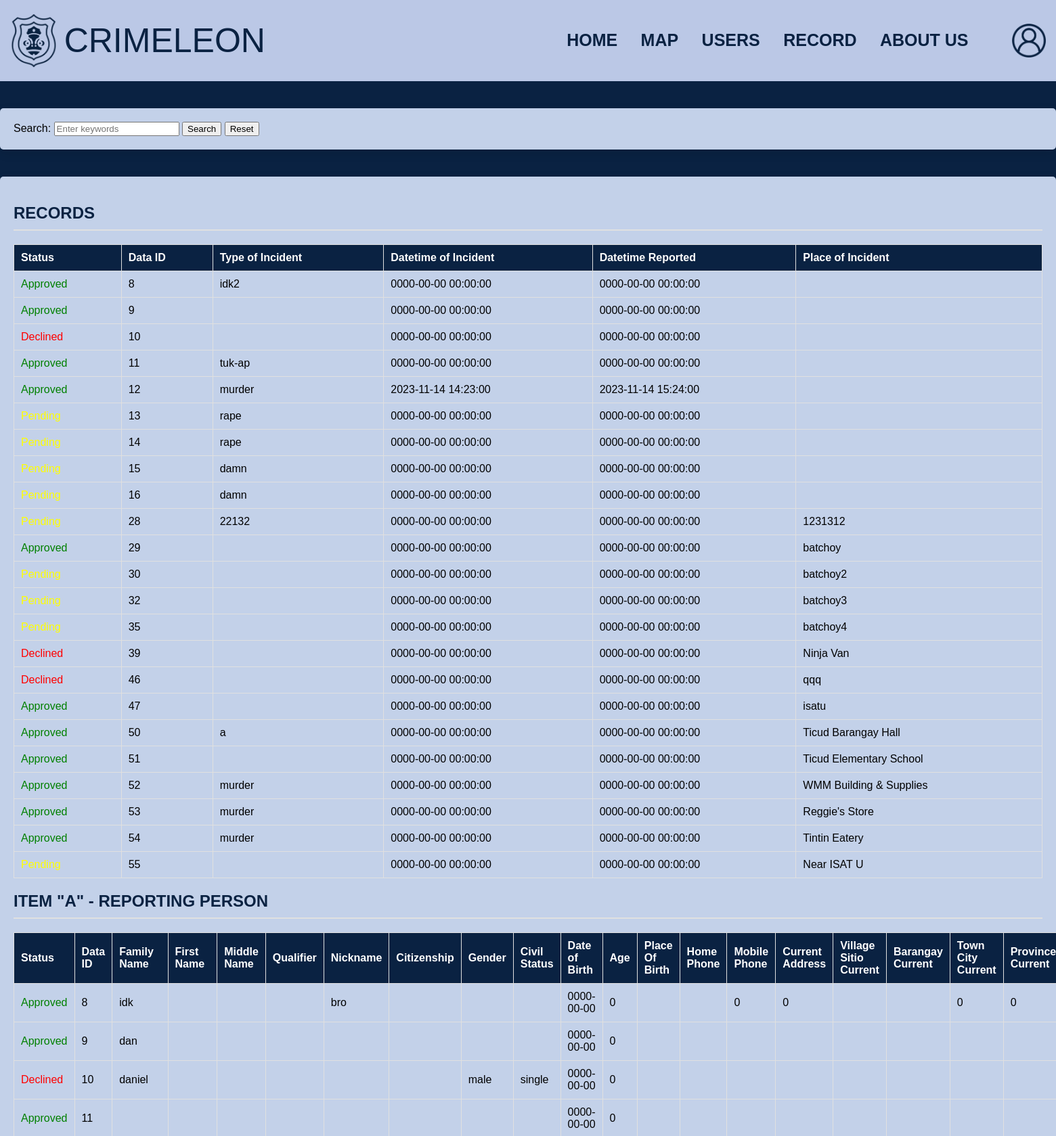
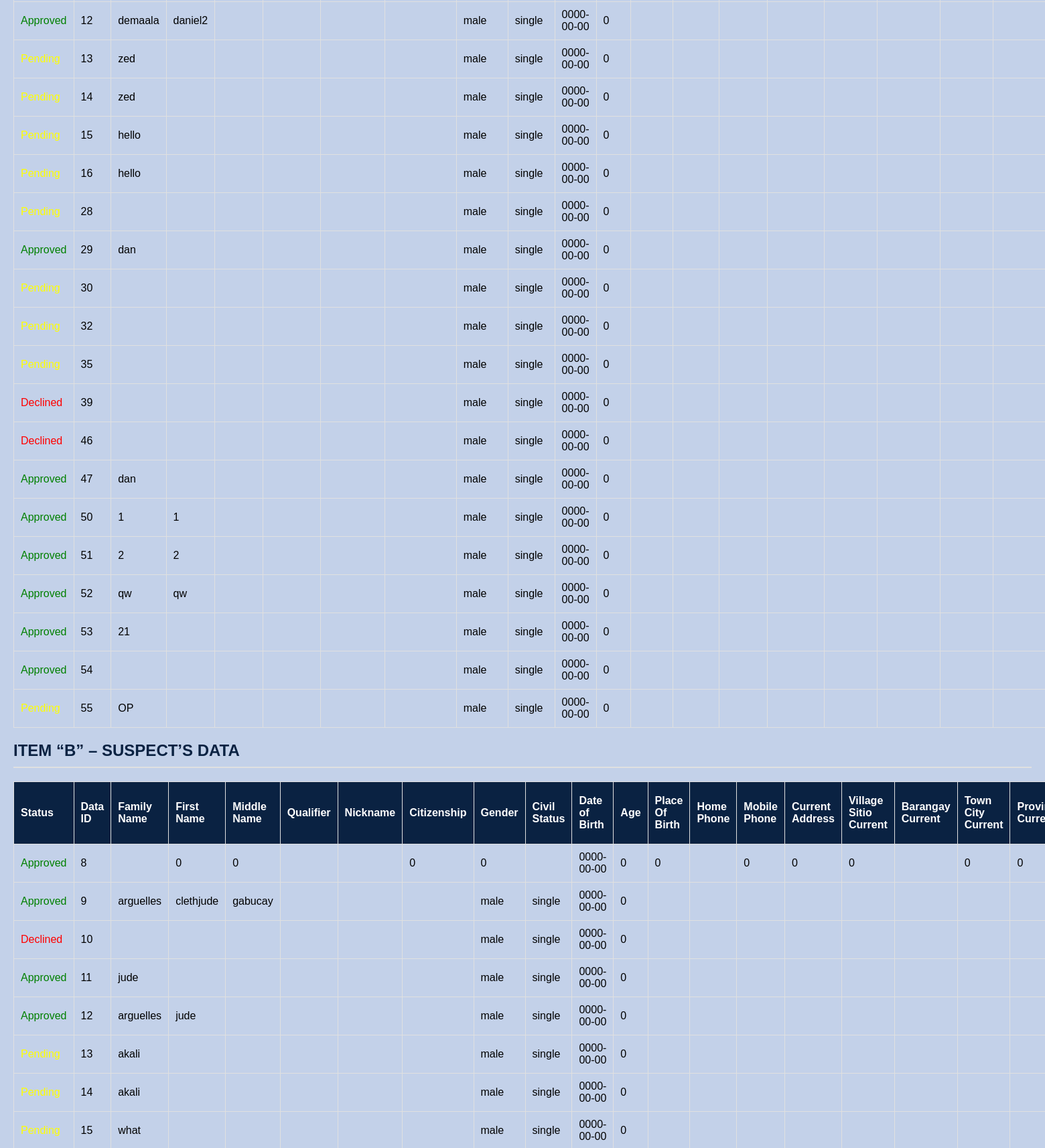
Page /ad_record.php (upper part) on the committed database (2 pictures, top to bottom).
### tables this page shows
CREATE TABLE `report` (
  `data_id` int(11) NOT NULL,
  `a_family_name` varchar(100) DEFAULT NULL,
  `a_first_name` varchar(100) DEFAULT NULL,
  `a_middle_name` varchar(100) DEFAULT NULL,
  `a_qualifier` varchar(100) DEFAULT NULL,
  `a_nickname` varchar(100) DEFAULT NULL,
  `a_citizenship` varchar(100) DEFAULT NULL,
  `a_gender` varchar(100) DEFAULT NULL,
  `a_civil_status` varchar(100) DEFAULT NULL,
  `a_date_of_birth` date DEFAULT NULL,
  `a_age` int(11) DEFAULT NULL,
  `a_place_of_birth` varchar(100) DEFAULT NULL,
  `a_home_phone` varchar(100) DEFAULT NULL,
  `a_mobile_phone` varchar(100) DEFAULT NULL,
  `a_current_address` varchar(100) DEFAULT NULL,
  `a_village_sitio_current` varchar(100) DEFAULT NULL,
  `a_barangay_current` varchar(100) DEFAULT NULL,
  `a_town_city_current` varchar(100) DEFAULT NULL,
  `a_province_current` varchar(100) DEFAULT NULL,
  `a_other_address` varchar(100) DEFAULT NULL,
  `a_village_sitio_other` varchar(100) DEFAULT NULL,
  `a_barangay_other` varchar(100) DEFAULT NULL,
  `a_town_city_other` varchar(100) DEFAULT NULL,
  `a_province_other` varchar(100) DEFAULT NULL,
  `a_highest_educational_attainment` varchar(100) DEFAULT NULL,
  `a_occupation` varchar(100) DEFAULT NULL,
  `a_id_card_presented` varchar(100) DEFAULT NULL,
  `a_email_address` varchar(100) DEFAULT NULL,
  `b_family_name` varchar(100) DEFAULT NULL,
  `b_first_name` varchar(100) DEFAULT NULL,
  `b_middle_name` varchar(100) DEFAULT NULL,
  `b_qualifier` varchar(100) DEFAULT NULL,
  `b_nickname` varchar(100) DEFAULT NULL,
  `b_citizenship` varchar(100) DEFAULT NULL,
  `b_gender` varchar(100) DEFAULT NULL,
  `b_civil_status` varchar(100) DEFAULT NULL,
  `b_date_of_birth` date DEFAULT NULL,
  `b_age` int(11) DEFAULT NULL,
  `b_place_of_birth` varchar(100) DEFAULT NULL,
  `b_home_phone` varchar(100) DEFAULT NULL,
  `b_mobile_phone` varchar(100) DEFAULT NULL,
  `b_current_address` varchar(100) DEFAULT NULL,
  `b_village_sitio_current` varchar(100) DEFAULT NULL,
  `b_barangay_current` varchar(100) DEFAULT NULL,
  `b_town_city_current` varchar(100) DEFAULT NULL,
  `b_province_current` varchar(100) DEFAULT NULL,
  `b_other_address` varchar(100) DEFAULT NULL,
  `b_village_sitio_other` varchar(100) DEFAULT NULL,
  `b_barangay_other` varchar(100) DEFAULT NULL,
  `b_town_city_other` varchar(100) DEFAULT NULL,
  `b_province_other` varchar(100) DEFAULT NULL,
  `b_highest_educational_attainment` varchar(100) DEFAULT NULL,
  `b_occupation` varchar(100) DEFAULT NULL,
  `b_id_card_presented` varchar(100) DEFAULT NULL,
  `b_email_address` varchar(100) DEFAULT NULL,
  `b_rank` varchar(100) DEFAULT NULL,
  `b_unit_assignment` varchar(100) DEFAULT NULL,
  `b_group_affiliation` varchar(100) DEFAULT NULL,
  `b_criminal_record` varchar(100) DEFAULT NULL,
  `b_status_of_previous_case` varchar(100) DEFAULT NULL,
  `b_height` varchar(100) DEFAULT NULL,
  `b_weight` varchar(100) DEFAULT NULL,
  `b_built` varchar(100) DEFAULT NULL,
  `b_color_of_eyes` varchar(100) DEFAULT NULL,
  `b_description_of_eyes` varchar(100) DEFAULT NULL,
  `b_color_of_hair` varchar(100) DEFAULT NULL,
  `b_description_of_hair` varchar(100) DEFAULT NULL,
  `b_guardian_name` varchar(100) DEFAULT NULL,
  `b_guardian_address` varchar(100) DEFAULT NULL,
  `b_guardian_home_phone` varchar(100) DEFAULT NULL,
  `b_guardian_mobile_phone` varchar(100) DEFAULT NULL,
  `c_family_name` varchar(100) DEFAULT NULL,
  `c_first_name` varchar(100) DEFAULT NULL,
  `c_middle_name` varchar(100) DEFAULT NULL,
  `c_qualifier` varchar(100) DEFAULT NULL,
  `c_nickname` varchar(100) DEFAULT NULL,
  `c_citizenship` varchar(100) DEFAULT NULL,
  `c_gender` varchar(100) DEFAULT NULL,
  `c_civil_status` varchar(100) DEFAULT NULL,
  `c_date_of_birth` date DEFAULT NULL,
  `c_age` int(11) DEFAULT NULL,
  `c_place_of_birth` varchar(100) DEFAULT NULL,
  `c_home_phone` varchar(100) DEFAULT NULL,
  `c_mobile_phone` varchar(100) DEFAULT NULL,
  `c_current_address` varchar(100) DEFAULT NULL,
  `c_village_sitio_current` varchar(100) DEFAULT NULL,
  `c_barangay_current` varchar(100) DEFAULT NULL,
  `c_town_city_current` varchar(100) DEFAULT NULL,
  `c_province_current` varchar(100) DEFAULT NULL,
  `c_other_address` varchar(100) DEFAULT NULL,
  `c_village_sitio_other` varchar(100) DEFAULT NULL,
  `c_barangay_other` varchar(100) DEFAULT NULL,
  `c_town_city_other` varchar(100) DEFAULT NULL,
  `c_province_other` varchar(100) DEFAULT NULL,
  `c_highest_educational_attainment` varchar(100) DEFAULT NULL,
  `c_occupation` varchar(100) DEFAULT NULL,
  `c_id_card_presented` varchar(100) DEFAULT NULL,
  `c_email_address` varchar(100) DEFAULT NULL,
  `type_of_incident` varchar(100) DEFAULT NULL,
  `datetime_of_incident` datetime DEFAULT NULL,
  `datetime_reported` datetime DEFAULT NULL,
  `place_of_incident` varchar(100) DEFAULT NULL,
  `status` varchar(255) DEFAULT 'Pending',
  `narrative` text DEFAULT NULL,
  `administering_officer` varchar(100) DEFAULT NULL,
  `rank_name_of_desk_officer` varchar(100) DEFAULT NULL,
  `blotter_number` varchar(50) DEFAULT NULL,
  `police_station_name` varchar(100) DEFAULT NULL,
  `investigator_on_case` varchar(100) DEFAULT NULL,
  `chief_head_of_office` varchar(100) DEFAULT NULL,
  `latitude` decimal(11,8) DEFAULT NULL,
  `longitude` decimal(11,8) DEFAULT NULL,
  `places` varchar(255) NOT NULL
);

### ad_record.php (the view, shortened to what this page needs)
<?php
require 'config.php';
$conn = new mysqli($servername, $username, $password, $dbname);
$sql = "SELECT * FROM report";
$result = $conn->query($sql);
if (isset($_GET['search']) && !empty($_GET['search'])) {
    $search = $_GET['search'];
    $sql = "SELECT * FROM report WHERE
        status LIKE '%$search%' OR
        data_id LIKE '%$search%' OR
        a_family_name LIKE '%$search%' OR
        a_first_name LIKE '%$search%' OR
        b_family_name LIKE '%$search%' OR
        b_first_name LIKE '%$search%' OR
        c_family_name LIKE '%$search%' OR
        c_first_name LIKE '%$search%' OR
        type_of_incident LIKE '%$search%' OR
        datetime_of_incident LIKE '%$search%' OR
        datetime_reported LIKE '%$search%' OR
        places LIKE '%$search%'";
} else {
    $sql = "SELECT * FROM report";
}
$result = $conn->query($sql);
$data = [];
if ($result->num_rows > 0) {
    while ($row = $result->fetch_assoc()) {
        $data[] = $row;
    }
} else {
    $data = null;
}
?>
<!DOCTYPE html>
<html>
<head>
</head>
<body>
<div class="header">
    <img src="logo2.png" alt="Logo">
    <span class="brand-text">CRIMELEON</span>
    <div class="header-links">
        <a href="admin.php">HOME</a>
        <a href="index_admin.html">MAP</a>
        <a href="users.php">USERS</a>
        <a href="ad_record.php">RECORD</a>
        <a href="about_a.php">ABOUT US</a>
        <div class="dropdown">
            <img src="logout.png" alt="Logout Icon" style="cursor: pointer; width: 50px; height: 50px;">
        </div>
    </div>
</div>
<div class="content">
    <form method="GET" action="">
        <label for="search">Search:</label>
        <input type="text" id="search" name="search" placeholder="Enter keywords">
        <button type="submit">Search</button>
        <button type="submit">Reset</button>
    </form>
</div>
<div class="content">
    <?php if ($data): ?>
        <h2>RECORDS</h2>
        <table border='1'>
            <tr>
                <th>Status</th>
                <th>Data ID</th>
                <th>Type of Incident</th>
                <th>Datetime of Incident</th>
                <th>Datetime Reported</th>
                <th>Place of Incident</th>
            </tr>
            <?php foreach ($data as $row): ?>
                <tr>
                    <td style="color: <?php echo ($row['status'] == 'Approved') ? 'green' : (($row['status'] == 'Pending') ? 'yellow' : 'red'); ?>">
                        <?php echo htmlspecialchars($row['status']); ?>
                    </td>
                    <td><?php echo htmlspecialchars($row["data_id"]); ?></td>
                    <td><?php echo htmlspecialchars($row["type_of_incident"]); ?></td>
                    <td><?php echo htmlspecialchars($row["datetime_of_incident"]); ?></td>
                    <td><?php echo htmlspecialchars($row["datetime_reported"]); ?></td>
                    <td><?php echo htmlspecialchars($row["places"]); ?></td>
                </tr>
            <?php endforeach; ?>
        </table>
        <h2>ITEM "A" - REPORTING PERSON</h2>
        <table border='1'>
            <tr>
        <th>Status</th>
        <th>Data ID</th>
        <th>Family Name</th>
        <th>First Name</th>
        <th>Middle Name</th>
        <th>Qualifier</th>
        <th>Nickname</th>
        <th>Citizenship</th>
        <th>Gender</th>
        <th>Civil Status</th>
        <th>Date of Birth</th>
        <th>Age</th>
        <th>Place Of Birth</th>
        <th>Home Phone</th>
        <th>Mobile Phone</th>
        <th>Current Address</th>
        <th>Village Sitio Current</th>
        <th>Barangay Current</th>
        <th>Town City Current</th>
        <th>Province Current</th>
            </tr>
            <?php foreach ($data as $row): ?>
             <tr>
            <td style="color: <?php echo ($row['status'] == 'Approved') ? 'green' : (($row['status'] == 'Pending') ? 'yellow' : 'red'); ?>">
                <?php echo htmlspecialchars($row['status']); ?>
            </td>
            <td><?php echo htmlspecialchars($row["data_id"]); ?></td>
            <td><?php echo htmlspecialchars($row["a_family_name"]); ?></td>
            <td><?php echo htmlspecialchars($row["a_first_name"]); ?></td>
            <td><?php echo htmlspecialchars($row["a_middle_name"]); ?></td>
            <td><?php echo htmlspecialchars($row["a_qualifier"]); ?></td>
            <td><?php echo htmlspecialchars($row["a_nickname"]); ?></td>
            <td><?php echo htmlspecialchars($row["a_citizenship"]); ?></td>
            <td><?php echo htmlspecialchars($row["a_gender"]); ?></td>
            <td><?php echo htmlspecialchars($row["a_civil_status"]); ?></td>
            <td><?php echo htmlspecialchars($row["a_date_of_birth"]); ?></td>
            <td><?php echo htmlspecialchars($row["a_age"]); ?></td>
            <td><?php echo htmlspecialchars($row["a_place_of_birth"]); ?></td>
            <td><?php echo htmlspecialchars($row["a_home_phone"]); ?></td>
            <td><?php echo htmlspecialchars($row["a_mobile_phone"]); ?></td>
            <td><?php echo htmlspecialchars($row["a_current_address"]); ?></td>
            <td><?php echo htmlspecialchars($row["a_village_sitio_current"]); ?></td>
            <td><?php echo htmlspecialchars($row["a_barangay_current"]); ?></td>
            <td><?php echo htmlspecialchars($row["a_town_city_current"]); ?></td>
            <td><?php echo htmlspecialchars($row["a_province_current"]); ?></td>
        </tr>
            <?php endforeach; ?>
        </table>
        <h2>ITEM “B” – SUSPECT’S DATA </h2>
        <table border='1'>
            <tr>
        <th>Status</th>
        <th>Data ID</th>
        <th>Family Name</th>
        <th>First Name</th>
        <th>Middle Name</th>
        <th>Qualifier</th>
        <th>Nickname</th>
        <th>Citizenship</th>
        <th>Gender</th>
        <th>Civil Status</th>
        <th>Date of Birth</th>
        <th>Age</th>
        <th>Place Of Birth</th>
        <th>Home Phone</th>
        <th>Mobile Phone</th>
        <th>Current Address</th>
        <th>Village Sitio Current</th>
        <th>Barangay Current</th>
        <th>Town City Current</th>
        <th>Province Current</th>
            </tr>
            <?php foreach ($data as $row): ?>
        <tr>
            <td style="color: <?php echo ($row['status'] == 'Approved') ? 'green' : (($row['status'] == 'Pending') ? 'yellow' : 'red'); ?>">
                <?php echo htmlspecialchars($row['status']); ?>
            </td>
            <td><?php echo htmlspecialchars($row["data_id"]); ?></td>
            <td><?php echo htmlspecialchars($row["b_family_name"]); ?></td>
            <td><?php echo htmlspecialchars($row["b_first_name"]); ?></td>
            <td><?php echo htmlspecialchars($row["b_middle_name"]); ?></td>
            <td><?php echo htmlspecialchars($row["b_qualifier"]); ?></td>
            <td><?php echo htmlspecialchars($row["b_nickname"]); ?></td>
            <td><?php echo htmlspecialchars($row["b_citizenship"]); ?></td>
            <td><?php echo htmlspecialchars($row["b_gender"]); ?></td>
            <td><?php echo htmlspecialchars($row["b_civil_status"]); ?></td>
            <td><?php echo htmlspecialchars($row["b_date_of_birth"]); ?></td>
            <td><?php echo htmlspecialchars($row["b_age"]); ?></td>
            <td><?php echo htmlspecialchars($row["b_place_of_birth"]); ?></td>
            <td><?php echo htmlspecialchars($row["b_home_phone"]); ?></td>
            <td><?php echo htmlspecialchars($row["b_mobile_phone"]); ?></td>
            <td><?php echo htmlspecialchars($row["b_current_address"]); ?></td>
            <td><?php echo htmlspecialchars($row["b_village_sitio_current"]); ?></td>
            <td><?php echo htmlspecialchars($row["b_barangay_current"]); ?></td>
            <td><?php echo htmlspecialchars($row["b_town_city_current"]); ?></td>
            <td><?php echo htmlspecialchars($row["b_province_current"]); ?></td>
        </tr>
            <?php endforeach; ?>
        </table>
    <?php else: ?>
        <p>No results found.</p>
    <?php endif; ?>
</div>
</head>
<body>

### ad_record.php (style rules this page uses)
body { font-family: 'Lovelo', sans-serif; background-color: #0a2242; margin: 0; padding: 0; }
.header { background-color: #bbc8e6; padding: 20px 0; display: flex; align-items: center; flex-wrap: nowrap; }
.header img { margin-left: 15px; max-height: 80px; }
.brand-text { margin-left: 10px; font-size: 50px; color: #0a2242; vertical-align: middle; }
.header a, .dropdown img { color: #0a2242; text-decoration: none; margin: 0 15px; font-weight: bold; font-size: 25px; transition: color 0.3s; vertical-align: middle; }
.header-links { margin-left: auto; }
.dropdown { position: relative; display: inline-block; }
.content { max-width: 1900px; margin: 40px auto; background: #c3d1e9; padding: 20px; border-radius: 5px; box-shadow: 0 5px 15px rgba(0, 0, 0, 0.1); }
.content h2, .content h3 { color: #0a2242; border-bottom: 2px solid #e0e0e0; padding-bottom: 10px; margin-bottom: 20px; }
table { width: 100%; border-collapse: collapse; margin-bottom: 10px; }
table, th, td { border: 1px solid #e0e0e0; }
th, td { padding: 10px; text-align: left; }
th { background-color: #0a2242; color: #fff; }
tr:nth-child(even) { background-color: #c3d1e9 ; }

### rows in the picture
report: status "Approved", data_id "8", type_of_incident "idk2", datetime_of_incident "0000-00-00 00:00:00", datetime_reported "0000-00-00 00:00:00", a_family_name "idk", a_nickname "bro", a_date_of_birth "0000-00-00", a_age "0", a_mobile_phone "0", a_current_address "0", a_town_city_current "0", a_province_current "0", b_first_name "0", b_middle_name "0", b_citizenship "0", b_gender "0", b_date_of_birth "0000-00-00", b_age "0", b_place_of_birth "0", b_mobile_phone "0", b_current_address "0", b_village_sitio_current "0", b_town_city_current "0", b_province_current "0"
report: status "Approved", data_id "9", datetime_of_incident "0000-00-00 00:00:00", datetime_reported "0000-00-00 00:00:00", a_family_name "dan", a_date_of_birth "0000-00-00", a_age "0", b_family_name "arguelles", b_first_name "clethjude", b_middle_name "gabucay", b_gender "male", b_civil_status "single", b_date_of_birth "0000-00-00", b_age "0"
report: status "Declined", data_id "10", datetime_of_incident "0000-00-00 00:00:00", datetime_reported "0000-00-00 00:00:00", a_family_name "daniel", a_gender "male", a_civil_status "single", a_date_of_birth "0000-00-00", a_age "0", b_gender "male", b_civil_status "single", b_date_of_birth "0000-00-00", b_age "0"
report: status "Approved", data_id "11", type_of_incident "tuk-ap", datetime_of_incident "0000-00-00 00:00:00", datetime_reported "0000-00-00 00:00:00", a_date_of_birth "0000-00-00", a_age "0", b_family_name "jude", b_gender "male", b_civil_status "single", b_date_of_birth "0000-00-00", b_age "0"
report: status "Approved", data_id "12", type_of_incident "murder", datetime_of_incident "2023-11-14 14:23:00", datetime_reported "2023-11-14 15:24:00", a_family_name "demaala", a_first_name "daniel2", a_gender "male", a_civil_status "single", a_date_of_birth "0000-00-00", a_age "0", b_family_name "arguelles", b_first_name "jude", b_gender "male", b_civil_status "single", b_date_of_birth "0000-00-00", b_age "0"
report: data_id "13", type_of_incident "rape", datetime_of_incident "0000-00-00 00:00:00", datetime_reported "0000-00-00 00:00:00", a_family_name "zed", a_gender "male", a_civil_status "single", a_date_of_birth "0000-00-00", a_age "0", b_family_name "akali", b_gender "male", b_civil_status "single", b_date_of_birth "0000-00-00", b_age "0"
report: data_id "14", type_of_incident "rape", datetime_of_incident "0000-00-00 00:00:00", datetime_reported "0000-00-00 00:00:00", a_family_name "zed", a_gender "male", a_civil_status "single", a_date_of_birth "0000-00-00", a_age "0", b_family_name "akali", b_gender "male", b_civil_status "single", b_date_of_birth "0000-00-00", b_age "0"
report: data_id "15", type_of_incident "damn", datetime_of_incident "0000-00-00 00:00:00", datetime_reported "0000-00-00 00:00:00", a_family_name "hello", a_gender "male", a_civil_status "single", a_date_of_birth "0000-00-00", a_age "0", b_family_name "what", b_gender "male", b_civil_status "single", b_date_of_birth "0000-00-00", b_age "0"
report: data_id "16", type_of_incident "damn", datetime_of_incident "0000-00-00 00:00:00", datetime_reported "0000-00-00 00:00:00", a_family_name "hello", a_gender "male", a_civil_status "single", a_date_of_birth "0000-00-00", a_age "0"
report: data_id "28", type_of_incident "22132", datetime_of_incident "0000-00-00 00:00:00", datetime_reported "0000-00-00 00:00:00", places "1231312", a_gender "male", a_civil_status "single", a_date_of_birth "0000-00-00", a_age "0"
report: status "Approved", data_id "29", datetime_of_incident "0000-00-00 00:00:00", datetime_reported "0000-00-00 00:00:00", places "batchoy", a_family_name "dan", a_gender "male", a_civil_status "single", a_date_of_birth "0000-00-00", a_age "0"
report: data_id "30", datetime_of_incident "0000-00-00 00:00:00", datetime_reported "0000-00-00 00:00:00", places "batchoy2", a_gender "male", a_civil_status "single", a_date_of_birth "0000-00-00", a_age "0"
report: data_id "32", datetime_of_incident "0000-00-00 00:00:00", datetime_reported "0000-00-00 00:00:00", places "batchoy3", a_gender "male", a_civil_status "single", a_date_of_birth "0000-00-00", a_age "0"
report: data_id "35", datetime_of_incident "0000-00-00 00:00:00", datetime_reported "0000-00-00 00:00:00", places "batchoy4", a_gender "male", a_civil_status "single", a_date_of_birth "0000-00-00", a_age "0"
report: status "Declined", data_id "39", datetime_of_incident "0000-00-00 00:00:00", datetime_reported "0000-00-00 00:00:00", places "Ninja Van", a_gender "male", a_civil_status "single", a_date_of_birth "0000-00-00", a_age "0"
report: status "Declined", data_id "46", datetime_of_incident "0000-00-00 00:00:00", datetime_reported "0000-00-00 00:00:00", places "qqq", a_gender "male", a_civil_status "single", a_date_of_birth "0000-00-00", a_age "0"
report: status "Approved", data_id "47", datetime_of_incident "0000-00-00 00:00:00", datetime_reported "0000-00-00 00:00:00", places "isatu", a_family_name "dan", a_gender "male", a_civil_status "single", a_date_of_birth "0000-00-00", a_age "0"
report: status "Approved", data_id "50", type_of_incident "a", datetime_of_incident "0000-00-00 00:00:00", datetime_reported "0000-00-00 00:00:00", places "Ticud Barangay Hall", a_family_name "1", a_first_name "1", a_gender "male", a_civil_status "single", a_date_of_birth "0000-00-00", a_age "0"
report: status "Approved", data_id "51", datetime_of_incident "0000-00-00 00:00:00", datetime_reported "0000-00-00 00:00:00", places "Ticud Elementary School", a_family_name "2", a_first_name "2", a_gender "male", a_civil_status "single", a_date_of_birth "0000-00-00", a_age "0"
report: status "Approved", data_id "52", type_of_incident "murder", datetime_of_incident "0000-00-00 00:00:00", datetime_reported "0000-00-00 00:00:00", places "WMM Building & Supplies", a_family_name "qw", a_first_name "qw", a_gender "male", a_civil_status "single", a_date_of_birth "0000-00-00", a_age "0"
report: status "Approved", data_id "53", type_of_incident "murder", datetime_of_incident "0000-00-00 00:00:00", datetime_reported "0000-00-00 00:00:00", places "Reggie's Store", a_family_name "21", a_gender "male", a_civil_status "single", a_date_of_birth "0000-00-00", a_age "0"
report: status "Approved", data_id "54", type_of_incident "murder", datetime_of_incident "0000-00-00 00:00:00", datetime_reported "0000-00-00 00:00:00", places "Tintin Eatery", a_gender "male", a_civil_status "single", a_date_of_birth "0000-00-00", a_age "0"
report: data_id "55", datetime_of_incident "0000-00-00 00:00:00", datetime_reported "0000-00-00 00:00:00", places "Near ISAT U", a_family_name "OP", a_gender "male", a_civil_status "single", a_date_of_birth "0000-00-00", a_age "0"
